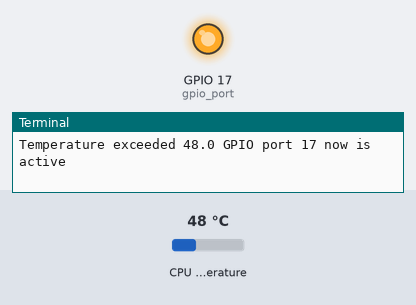
Recording of a program running on a simulated Raspberry Pi (BCM pin numbers). Shown: output pins drawn as LEDs (lit = HIGH), the last lines printed to the terminal. The test bench sets the inputs (shaded band); at power-on: CPU temperature 48 °C.

Above: at 1.2 s.
1.3 s: CPU temperature set to 41 °C
3.2 s: CPU temperature set to 38 °C
At 4.5 s:
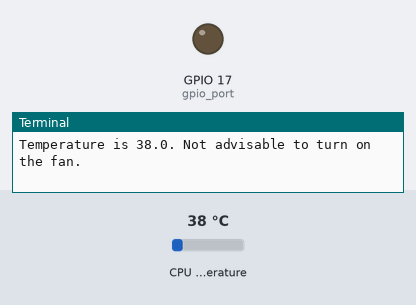
5.5 s: CPU temperature set to 44 °C
At 7.2 s:
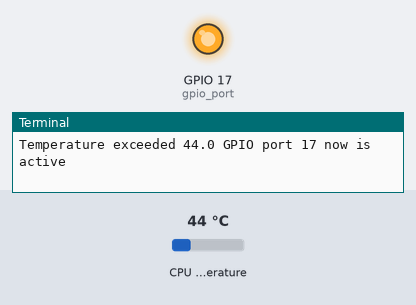
7.5 s: CPU temperature set to 31 °C
At 8.8 s:
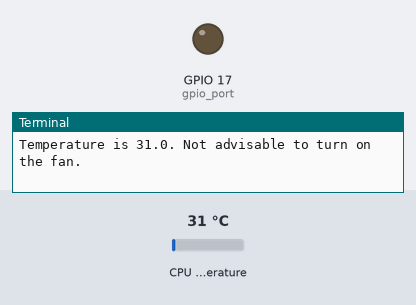
Timing chart, 0 to 10.5 s (numbered marks = the images above; inputs shaded):
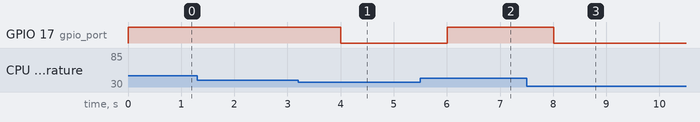

Measured:
- the behaviour switches between 40 and 39 °C on CPU temperature (found by bisection; images 0 and 1)
- after the input at 3.2 s, GPIO 17 (gpio_port): HIGH → LOW after 0.80 s
- after the input at 5.5 s, GPIO 17 (gpio_port): LOW → HIGH after 0.51 s
- after the input at 7.5 s, GPIO 17 (gpio_port): HIGH → LOW after 0.51 s

The program:

main.py
```python
#!/usr/bin/python3
import RPi.GPIO as GPIO

thermal_cat = '/sys/class/thermal/thermal_zone0/temp'
timer_delay = 1
gpio_port = 17

GPIO.setmode(GPIO.BCM)
GPIO.setup(gpio_port, GPIO.OUT)


def get_thermal(cmd):
    t_file = open(cmd)
    temp = float(t_file.read())
    t_file.close()
    return temp / 1000


def gpio_control(temp):
    if temp >= 40.0:
        GPIO.output(gpio_port, 1)
        print("Temperature exceeded", str(temp), "GPIO port", gpio_port, "now is active")
    else:
        GPIO.output(gpio_port, 0)
        print("Temperature is", str(temp) + ". Not advisable to turn on the fan.")


if __name__ == '__main__':
    import time
    while True:
        try:
            gpio_control(get_thermal(thermal_cat))

        except:
            GPIO.cleanup()

        time.sleep(timer_delay)
```
